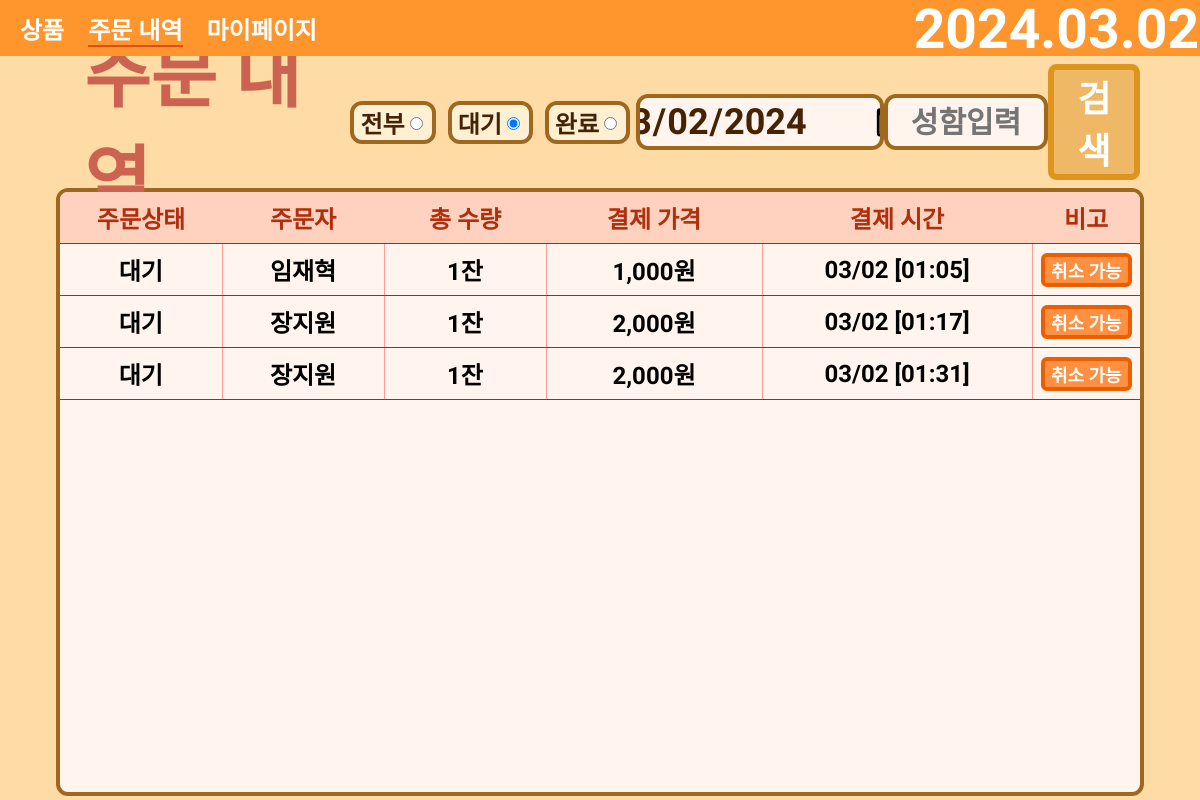
/OrderData/, run on an earlier commit of the app's database.
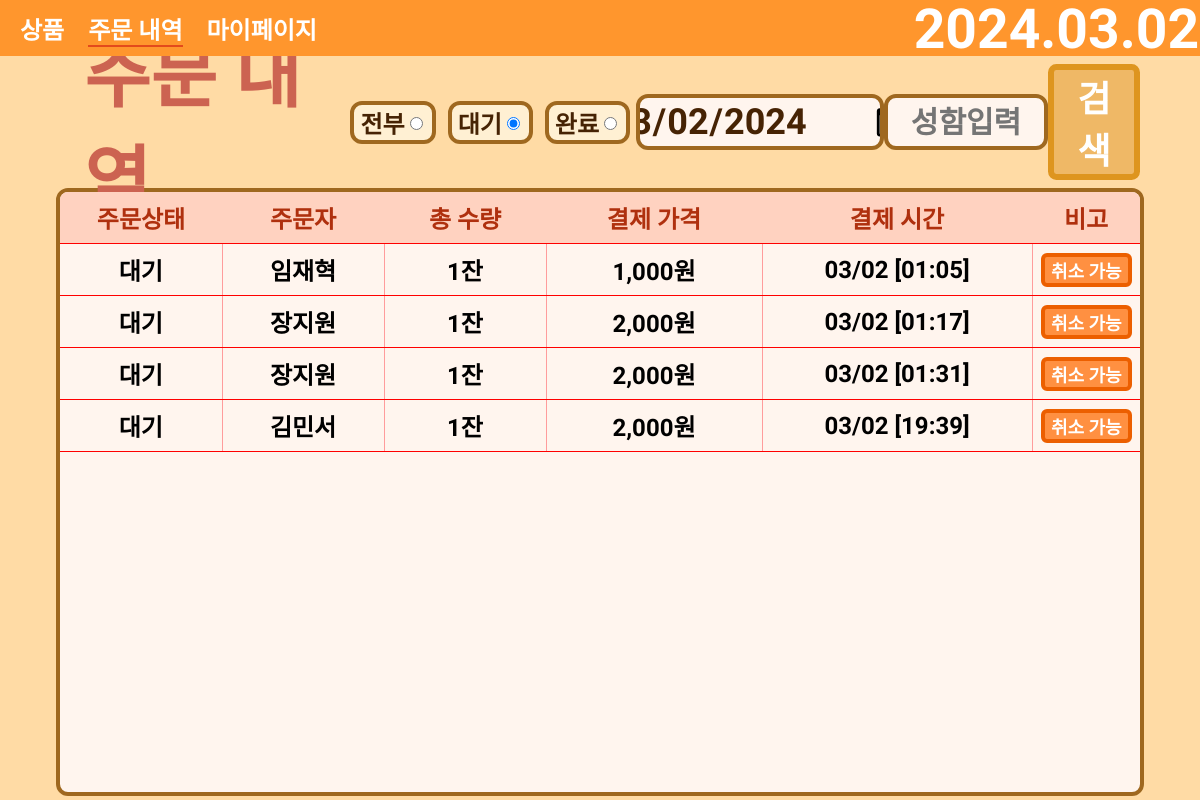
And on a later commit of the database.
### main/models.py (models this page shows)
class OrderList(models.Model):
    ORDER_STATUS_CHOICES = [
        ('pending', '대기'),
        ('processing', '진행중'),
        ('completed', '완료됨'),
    ]
    order_menu = models.CharField(max_length=255)
    total_price = models.DecimalField(max_digits=10, decimal_places=0, default=0, null=True)
    total_quantity = models.DecimalField(max_digits=10, decimal_places=0, default=0, null=True)
    phone_number = models.CharField(max_length=15, null=True)
    order_name = models.CharField(max_length=255)
    modified_at = models.DateTimeField(auto_now=True)  # 현재 시간으로 기본값 설정
    order_status = models.CharField(max_length=20, choices=ORDER_STATUS_CHOICES, default='pending')

### main/views.py (the view)
# urls.py: path('OrderData/', OrderData.as_view()),
class OrderData(APIView):
    def get(self, request):
        today = timezone.now().date()
        order_list = OrderList.objects.filter(modified_at__date=today)
        context = {
            'today': today,
            'order_list': order_list,
        }
        return render(request, 'main/order_data.html', context)

### templates/main/order_data.html (shortened to what this page needs)
<!DOCTYPE html>
<html lang="en">
<head>
    {% load static %}
    <link rel="stylesheet" type="text/css" href="{% static 'order_data/order_data.css' %}">
</head>
<body>
<div class="app-container">
    <nav class="navbar">
        <div class="logo-section">
            <a class="nav_item" href="/">상품</a>
            <a class="nav_item pick" href="/OrderData">주문 내역</a>
            <a class="nav_item" href="/manager">마이페이지</a>
        </div>
        <div class="nav-left">
            <div class="date-time-section">{{ today|date:"Y.m.d" }}</div>
        </div>
    </nav>
</div>
<div class="order-section">
    <div class="order-container">
        <div class="order-header">
            <a class="order-header-left" href="{% url 'download-excel' %}">
                주문 내역
            </a>
            <div class="order-header-right">
                <form class="order-radio">
                    <div class="order-status">
                        <label for="전부">전부</label>
                        <input type="radio" id="전부" name="status" value="">
                    </div>
                    <div class="order-status">
                        <label for="대기">대기</label>
                        <input type="radio" id="대기" name="status" value="대기" checked>
                    </div>
                    <div class="order-status">
                        <label for="완료">완료</label>
                        <input type="radio" id="완료" name="status" value="완료">
                    </div>
                </form>
                <div class="order-input">
                    <input type="date" id="dateInput" class="order-input-select" onclick="OrderDataSearch()">
                    <input type="text" id="nameInput" class="order-input-select name" placeholder="성함입력" onclick="OrderDataSearch()">
                    <div class="order-search" onclick="OrderDataSearch()">검색</div>
                </div>
            </div>
        </div>
        <div class="order-body">
            <table>
                <thead>
                <tr>
                    <th class="order-status-column">주문상태</th>
                    <th class="order-name-column">주문자</th>
                    <th class="total-quantity-column">총 수량</th>
                    <th class="total-price-column">결제 가격</th>
                    <th class="modified-at-column">결제 시간</th>
                    <th class="order-etc">비고</th>
                </tr>
                </thead>
                <tbody id="order-data-table">
                {% for data in order_list %}
                <tr>
                    <td class="order-status-column">{{ data.order_status }}</td>
                    <td class="order-name-column">{{ data.order_name }}</td>
                    <td class="total-quantity-column">{{ data.total_quantity }}잔</td>
                    {% load humanize %}
                    <td class="total-price-column">{{ data.total_price|intcomma }}원</td>
                    <td class="modified-at-column">{{ data.modified_at|date:"m/d [H:i]" }}</td>
                    {% if data.order_status == '대기' %}
                    <td class="order-etc">
                        <div class="delete" onclick="order_delete(this)">취소 가능</div>
                    </td>
                    {% else %}
                    <td class="order-etc">
                        <div class="complete">취소 불가</div>
                    </td>
                    {% endif %}
                </tr>
                {% endfor %}
                </tbody>
            </table>
        </div>
    </div>
</div>
</body>
</html>

### static/order_data/order_data.css (style rules this page uses)
:root { --font-googleTitan_One: 'Titan_One', cursive; --font-googleNanum_Pen_Script: 'Nanum_Pen_Script', cursive; --font-googleSingle_Day: 'Single_Day', cursive; --font-googleGamja_Flower: 'Gamja_Flower', cursive; --font-googleDongle-Bold: 'Dongle-Bold', cursive; --font-googleDongle-Light: 'Dongle-Bold', cursive; --font-googleDongle-Regular: 'Dongle-Bold', cursive; }
.navbar { display: flex; justify-content: space-between; align-items: center; height: 7vh; background-color: #ff962d; position: fixed; top: 0; left: 0; right: 0; z-index: 1; }
.nav_item { margin-left: 20px; font-size: 1.5rem; font-weight: bold; color: #ffffff; text-decoration: none; }
.pick { padding-bottom: 0.2vh; border-bottom: 0.2vw solid #e34a1c; }
.nav-left { display: flex; flex-direction: row; justify-content: center; align-items: center; }
.date-time-section { font-size: 2.3vw; font-weight: bold; color: white; margin-right: 6vw; font-family: 'Dongle', sans-serif; scale: 2 }
.date-time-section { display: flex; flex-direction: row; align-items: flex-end; }
.order-section { display: flex; flex-direction: column; justify-content: space-between; align-items: center; position: fixed; width: 100%; height: 100%; top: 0; right: 0; background-color: #ffdba5; }
.order-container { position: absolute; top: 7vh; display: flex; flex-direction: column; justify-content: start; align-items: center; width: 90vw; height: 100%; }
.order-header { ; display: flex; flex-direction: row; justify-content: space-between; align-items: center; width: 100%; font-weight: bold; color: #ffffff; margin: 0.5rem 0; }
.order-header-left { color: #cc6351; width: 10vw; font-size: 3vw; font-family: 'Dongle', sans-serif; scale: 2; margin-left: 7vw; text-decoration: none !important; }
.order-header-right { display: flex; flex-direction: row; justify-content: space-between; align-items: center; }
.order-radio { display: flex; flex-direction: row; justify-content: space-between; align-items: center; font-size: 2vw; font-family: 'Gamja Flower', sans-serif; }
.order-status { display: flex; flex-direction: row; justify-content: center; align-items: center; padding: 0 0.5vw; border: 0.4vw solid #9f681f; margin: 0 0.5vw; border-radius: 1vw; background-color: #fff0d3; color: #462304; }
.order-input { display: flex; flex-direction: row; justify-content: space-between; align-items: center; width: 42vw; }
.order-input-select { display: flex; flex-direction: row; justify-content: center; align-items: center; border: 0.4vw solid #9f681f; border-radius: 1vw; background-color: #fff5ee; color: #462304; padding: 0 1vw; font-size: 3vw; height: 4vw; font-family: 'Gamja Flower', sans-serif; font-weight: 600; width: 18vw; }
.name { text-align: center; width: 11vw; font-size: 2.5vw; }
.order-search { display: flex; flex-direction: row; justify-content: center; align-items: center; font-size: 3vw; border: 0.5vw solid #de951f; border-radius: .7vw; background-color: #efb866; text-align: center; font-family: 'Nanum Pen Script', cursive; padding: 0 1vw; }
.order-body { display: flex; flex-direction: column; justify-content: start; align-items: stretch; width: 100%; height: 75vh; border: 0.4vw solid #9f681f; border-radius: 1vw; background-color: #fff5ee; font-family: 'Dongle', sans-serif; overflow-y: auto; }
table { width: 100%; border-collapse: collapse; color: black; }
thead { height: 5vh; }
thead th { position: sticky; top: 0; background-color: #ffd2c0; z-index: 1; font-family: 'Gamja Flower', sans-serif; font-size: 2vw; color: #af300e; }
th, td { text-align: center; padding: 8px; border-bottom: 1px solid #ff0000; font-size: 2vw; font-weight: 600; font-family: "Gowun Dodum", sans-serif; font-style: normal; }
th { background-color: #f2f2f2; }
td:not(:last-child) { border-right: 1px solid #ff9c9c; }
tr { width: 100%; }
.order-status-column { width: 15% !important; }
.order-name-column { width: 15% !important; }
.total-quantity-column { width: 15% !important; }
.total-price-column { width: 20% !important; }
.modified-at-column { width: 25% !important; }
.order-etc { width: 10% !important; }
.delete { font-size: 1.5vw; display: flex; flex-direction: row; justify-content: center; align-items: center; border: 4px solid #ec5f00; border-radius: 0.5vw; background-color: #ff9041; color: #ffffff; padding: 0.5vh 0.1vw; font-weight: bold; transition: all 0.4s; height: 1.5vw; }

What changed in the data, as far as the page shows it:
added OrderList: order_status "대기", order_name "김민서", total_quantity "1", total_price "2,000", modified_at "03/02 [19:39]", shows "취소 가능"
